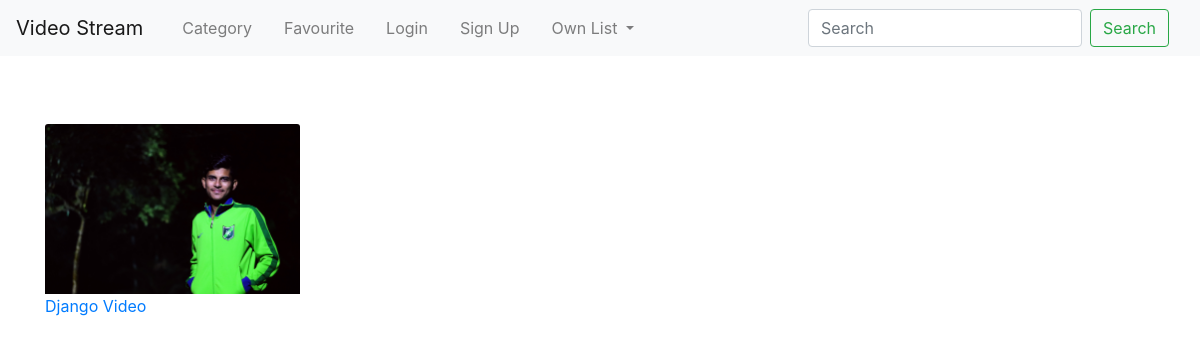
The page /stream/ on the database its author committed.
### Stream_App/models.py (models this page shows, shortened)
class Video(models.Model):
    user = models.ForeignKey(
        User, on_delete=models.CASCADE, related_name='post_user')
    video_title = models.CharField(max_length=250, verbose_name='Put a Title')
    slug = models.SlugField(max_length=250, unique=True)
    video_content = models.FileField(
        verbose_name='Upload Video', upload_to='videos')
    thumbnail = models.ImageField(
        verbose_name='Add to Thumbnail', upload_to='thumbnails', blank=True)
    publish_date = models.DateTimeField(auto_now_add=True)
    update_date = models.DateTimeField(auto_now=True)
    class Meta:
        ordering = ['-publish_date']

### Stream_App/views.py (the view)
# urls.py: path('', views.home, name='home'),
def home(request):
    videos = Video.objects.all()
    return render(request, 'Stream_App/home.html', context={'videos': videos})

### templates/Stream_App/home.html (shortened to what this page needs)
<!DOCTYPE html>
<html lang="en">
<head>
</head>
<body>
    {% include "navbar.html" %}
    <div class="card-deck">
        <div class="container">
            <div class="row mb-5 pb-5">
                {% for video in videos %}
                <div class="col-md-3 mt-5">
                    <img src="/media/{{video.thumbnail}}" class="img-fluid card-img-top" alt="">
                    <a href="{% url 'Stream_App:details_videos' slug=video.slug %}"
                        class="text">{{video.video_title}}</a>
                </div>
                {% endfor %}
            </div>
        </div>
    </div>
</body>
</html>

### rows shown on the page
Video: thumbnail (picture), video_title "Django Video"
